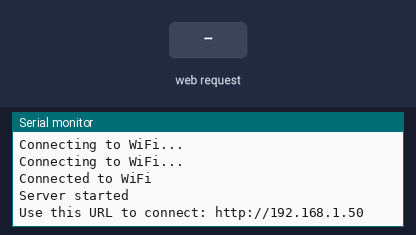
Simulated run of this sketch. Board: ESP8266 (NodeMCU). On the bench: the last lines printed to the serial monitor. The test bench sets the inputs (shaded band). WiFi joins after 1.5 s; servers stay silent unless stated.

Above: at 3.2 s.
3.3 s: HTTP request GET /open received
At 4.4 s:
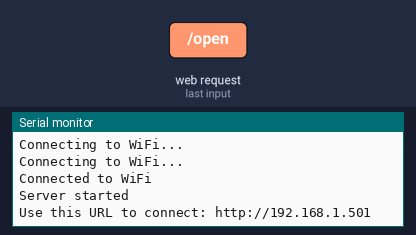
4.8 s: HTTP request GET /close received
At 5.5 s:
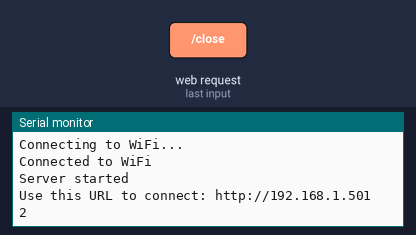

The sketch:

esp8266.ino
```cpp
#include <ESP8266WiFi.h>

const char* ssid = "badbot";
const char* password = "12021995";

WiFiServer server(80);

void setup() {
  Serial.begin(115200);
  WiFi.begin(ssid, password);
  while (WiFi.status() != WL_CONNECTED) {
    delay(1000);
    Serial.println("Connecting to WiFi...");
  }
  Serial.println("Connected to WiFi");

  server.begin();
  Serial.println("Server started");
  Serial.print("Use this URL to connect: ");
  Serial.print("http://");
  Serial.print(WiFi.localIP());
}

void loop() {
  WiFiClient client = server.available();
  if (!client) {
    return;
  }

  String request = client.readStringUntil('\r');
  client.flush();

  if (request.indexOf("/open") != -1) {
    Serial.println("1");
    client.println("HTTP/1.1 200 OK");
    client.println("Content-Type: text/html");
    client.println("");
    client.println("<h1>Open command sent</h1>");
  } else if (request.indexOf("/close") != -1) {
    Serial.println("2");
    client.println("HTTP/1.1 200 OK");
    client.println("Content-Type: text/html");
    client.println("");
    client.println("<h1>Close command sent</h1>");
  } else {
    client.println("HTTP/1.1 404 Not Found");
    client.println("Content-Type: text/html");
    client.println("");
    client.println("<h1>404 Not Found</h1>");
  }
  client.stop();
}
```

Measured:
- after the input at 3.3 s, the serial monitor: prints a new line at once (image 1)
- after the input at 4.8 s, the serial monitor: prints a new line at once (image 2)
